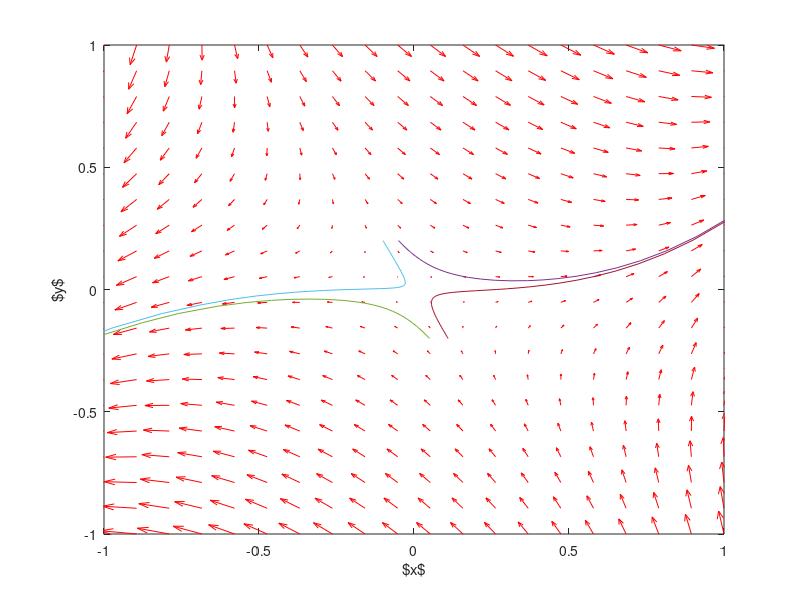

MATLAB code to generate this figure: (Note: this script raises an error after producing the figure.)
clear all
close all
clc

f = @(t,Y) [1+Y(2)-exp(-Y(1)); Y(1)^3-Y(2)];

y1 = linspace(-1,1,20);
y2 = linspace(-1,1,20);

% creates two matrices one for all the x-values on the grid, and one for
% all the y-values on the grid. Note that x and y are matrices of the same
% size and shape, in this case 20 rows and 20 columns
[x,y] = meshgrid(y1,y2);
%size(x)
%size(y)

u = zeros(size(x));
v = zeros(size(x));

% we can use a single loop over each element to compute the derivatives at
% each point (y1, y2)
t=0; % we want the derivatives at each point at t=0, i.e. the starting time
for i = 1:numel(x)
    Yprime = f(t,[x(i); y(i)]);
    u(i) = Yprime(1);
    v(i) = Yprime(2);
end

quiver(x,y,u,v,'r'); figure(gcf)
xlabel('$x$')
ylabel('$y$')
axis([-1 1 -1 1]);

y20 = [-0.05 0.05 -0.1 0.11;0.2 -0.2 0.2 -0.2];
s = size(y20);
s = s(2);
hold on
for i = 1:s
    [ts,ys] = ode45(f,[0,50],[y20(1,i);y20(2,i)]);
    plot(ys(:,1),ys(:,2))
    %plot(ys(1,1),ys(1,2),'bo') % starting point
    %plot(ys(end,1),ys(end,2),'ks') % ending point
end
hold off

set(gcf, 'Position', [1 1 400 300])
matlabfrag('q3c')